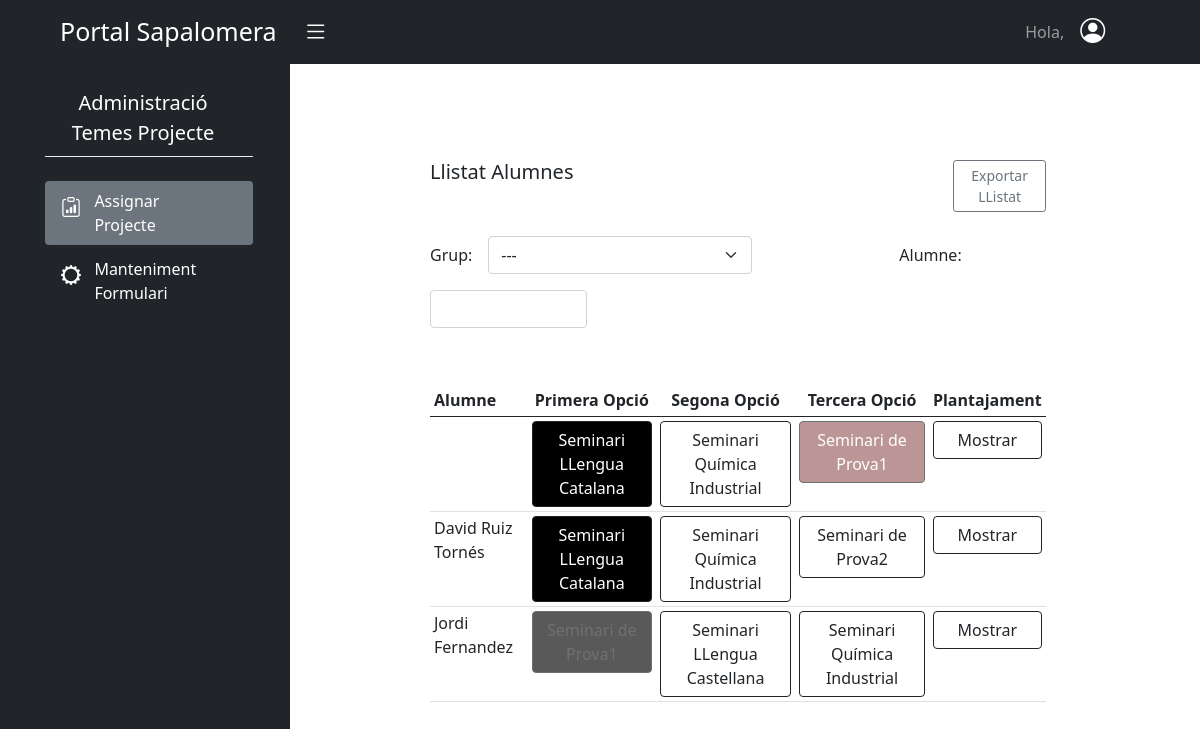
Before: /aplicacions/projecte_batxillerat/assignarProjecte/ (signed in) with the older database file.
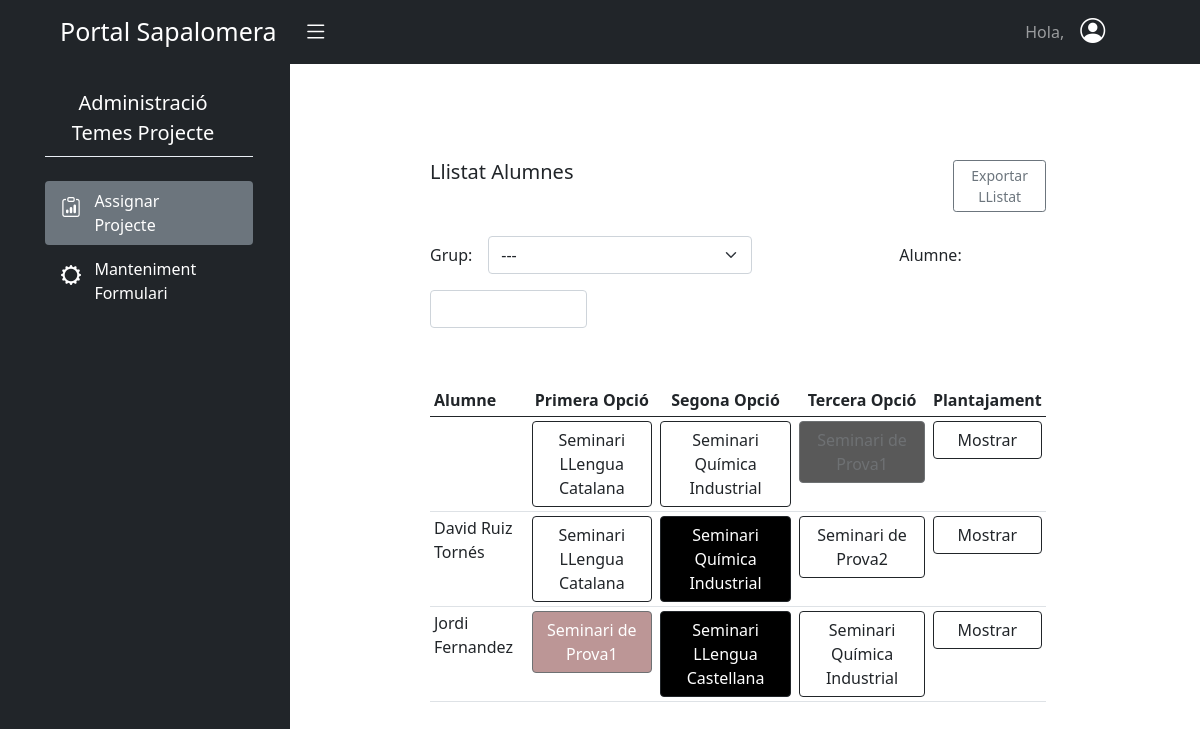
After: the same page with the newer database file.
### batxillerat_projecte/models.py (models this page shows)
class Solicitud(models.Model):
    plantajament = models.TextField()
    seminari = models.ForeignKey(Seminari, on_delete=models.CASCADE)
    usuari = models.ForeignKey(User, on_delete=models.CASCADE)
    assignat = models.BooleanField(default=False)
    class Meta:
        permissions = (
            ("enviar_solicitud", "Pot enviar Solicitud"),
        )

class Seminari(models.Model):
    nom = models.CharField(max_length=100)
    departament = models.ForeignKey(Departament, on_delete=models.CASCADE)
    places = models.PositiveSmallIntegerField()
    def __str__(self):
        return self.nom

### batxillerat_projecte/views.py (the view)
# urls.py: path('assignarProjecte/', AssignarProjecte, name='assignar-projecte'),
@login_required
@permission_required('batx_seminaris.gestio_professor',raise_exception=True)
def AssignarProjecte(request):
    if request.method == 'POST':
        solicitudId = request.POST.get('solicitudId')
        usuariId = request.POST.get('usuariId')
        SolicitudsUsuari = Solicitud.objects.filter(usuari_id=usuariId)
        SolicitudsUsuari.filter(assignat=True).update(assignat=False)
        SolicitudsUsuari.filter(id=solicitudId).update(assignat=True)
        placesDisponibles = list(Solicitud.objects.values('seminari').annotate(num_places=F('seminari__places')-Count(Case(When(assignat=True, then=1)))))
        return JsonResponse({'data':placesDisponibles})
    else:
        Solicituds = Solicitud.objects.all()
        grups= Group.objects.filter(curs=3)
        placesDisponibles = Solicitud.objects.values('seminari').annotate(num_places=F('seminari__places')-Count(Case(When(assignat=True, then=1))))
        solicitudsPerId={}
        for solicitud in Solicituds:
            solicitudsPerId.setdefault(solicitud.usuari_id, []).append(solicitud)
        llistaSolicitudsId = sorted(solicitudsPerId.items())
        return render(request, 'batx_seminaris/assignar_projecte.html', {'llista_solicituds': llistaSolicitudsId,'placesDisponibles':placesDisponibles,"llista_grups":grups})

### batxillerat_projecte/templates/batx_seminaris/assignar_projecte.html (shortened to what the changed rows need)
{% extends "base.html" %}
{% load crispy_forms_tags %}
{% load static %}
{% block content %}
<div id="wrapper">
  <div class="container-fluid">
      <div id="page-content-wrapper" class="overflow-auto" style="height:85vh">
          <div class="container-fluid">
            <div class="col p-1 ps-5">
              <div class="container p-5">
                <div class="row py-2">
                  <div class="col-md-11 py-5">
                    <table class=" table-responsive table table-sm table-hover">
                      <thead>
                        <tr>
                            <th>Alumne</th>
                            <th class="text-center">Primera Opció</th>
                            <th class="text-center">Segona Opció</th>
                            <th class="text-center">Tercera Opció</th>
                            <th class="text-center">Plantajament</th>
                        </tr>
                      </thead>
                      <tbody id="taulaSolicituds">
                        {% for key, value in llista_solicituds %}
                          <tr grup="{{value.0.usuari.groups.all.0}}">
                            <td>{{value.0.usuari.get_full_name}}</td>
                          {% for solicitud in value %}
                                <td>
                                  <span data-bs-toggle="popover"
                                        data-bs-trigger="hover"
                                        data-bs-placement="top"
                                        data-bs-content="Places Disponibles: {% for places in placesDisponibles %}{% if solicitud.seminari_id == places.seminari %}{{places.num_places}}{% endif %} {% endfor %} " >
                                    <button
                                      type="button"
                                      class="btn btn-outline-dark w-100 {% if solicitud.assignat == True %}active{% endif %}"
                                      {% for places in placesDisponibles %}{% if solicitud.seminari_id == places.seminari %}{% if places.num_places == 0 %}disabled='disabled'{% endif %}{% endif %} {% endfor %}
                                      usuari-id="{{solicitud.usuari_id}}"
                                      solicitud-id="{{solicitud.id}}"
                                      seminari-id="{{solicitud.seminari_id}}" >{{solicitud.seminari}}</button>
                                  </span>
                                </td>
                          {% endfor %}
                              <td>
                                <button type="button"
                                        class="btn btn-outline-dark w-100"
                                        data-bs-toggle="collapse"
                                        data-bs-target="#mostrar{{key}}"
                                        aria-controls="mostrar{{key}}">Mostrar</button>
                              </td>
                          </tr>
                        {% endfor %}
                      </tbody>
                    </table>
                  </div>
                </div>
              </div>
            </div>
          </div>
      </div>
  </div>
</div>
{% endblock %}

Changed rows visible on the page:
changed Solicitud (number 1 of 9 on the later page): assignat True → False (drawn)
changed Solicitud (number 3 of 9 on the later page): assignat False → True (drawn)
changed Solicitud "David Ruiz Tornés": assignat True → False (drawn)
changed Solicitud (number 5 of 9 on the later page): assignat False → True (drawn)
changed Solicitud "Jordi Fernandez": assignat True → False (drawn)
changed Solicitud "Seminari LLengua Castellana": assignat False → True (drawn)
